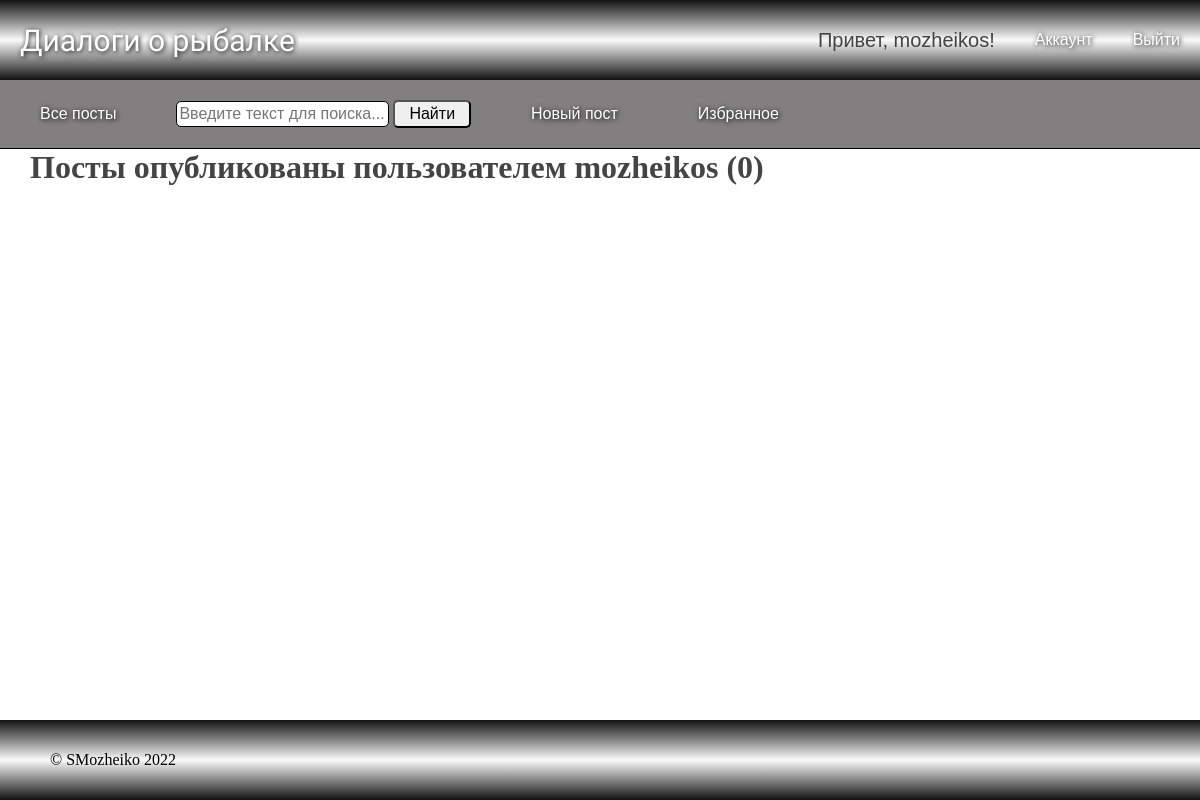
The page /user_posts?username=mozheikos (signed in) on the database as committed earlier.
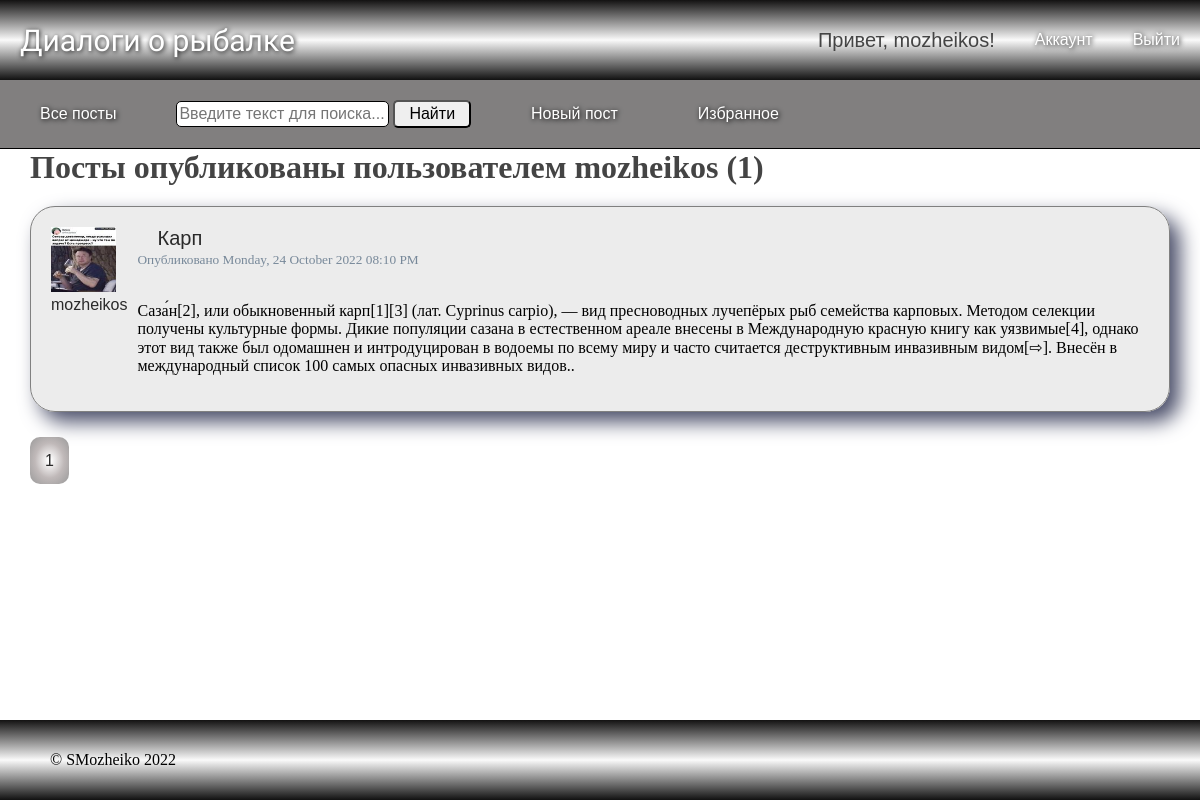
The same page on the database as committed later.
### blog_flask/models.py (models this page shows, shortened)
class SaveMixin:
    def save(self):
        db.session.add(self)
        db.session.commit()

class Post(db.Model, SaveMixin):
    id = db.Column(db.Integer, primary_key=True)
    title = db.Column(db.String(100), nullable=False)
    created_at = db.Column(db.DateTime, nullable=False, default=datetime.datetime.utcnow())
    content = db.Column(db.Text, nullable=False)
    user_id = db.Column(
        db.Integer, db.ForeignKey(
            'user.id',
            ondelete='CASCADE',
            onupdate='CASCADE'
        ), nullable=False
    )
    author = db.relationship(
        User,
        back_populates='posts',
        uselist=False
    )
    comments = db.relationship(
        'Comment',
        back_populates='post',
        uselist=True,
        cascade='all, delete-orphan'
    )
    images = db.relationship(
        'Images',
        back_populates='post',
        uselist=True,
        cascade='all, delete-orphan',
        lazy='select'
    )
    likes = db.relationship(
        'Like',
        back_populates='post',
        uselist=True
    )

class User(db.Model, UserMixin, SaveMixin):
    id = db.Column(db.Integer, primary_key=True)
    username = db.Column(db.String(20), unique=True, nullable=False)
    email = db.Column(db.String(120), unique=True, nullable=False)
    avatar = db.Column(db.String(100), nullable=False, default='default.png')
    password = db.Column(db.String(100), nullable=False)
    posts = db.relationship(
        'Post',
        back_populates='author',
        lazy=True,
        uselist=True,
        cascade='all, delete-orphan'
    )
    comments = db.relationship(
        'Comment',
        back_populates='author',
        lazy=True,
        uselist=True,
        cascade='all, delete-orphan'
    )
    likes = db.relationship(
        'Like',
        back_populates='user',
        uselist=True
    )

### blog_flask/users/routes.py (the view)
@users.route('/user_posts')
def user_posts():
    username = request.args.get('username', type=str)
    page = request.args.get('page', 1, type=int)
    user = User.query.filter_by(username=username).first()
    posts = Post.query.filter_by(author=user).order_by(
        Post.created_at.desc()
    ).paginate(page=page, per_page=5)
    return render_template('user_posts.html', posts=posts, user=user)

### blog_flask/context_processsors.py
class SearchForm(FlaskForm):
    search = StringField(
        label='Поиск',
        validators=[DataRequired()]
    )
    find = SubmitField(
        label='Найти'
    )

### blog_flask/models.py (called while the page is built)
@login_manager.user_loader
def load_user(user_id):
    return User.query.get(int(user_id))

### run.py (called while the page is built)
@app.context_processor
def search():
    form = SearchForm()
    return dict(search=form)

@app.context_processor
def year():
    today_year = datetime.datetime.now().year
    return dict(year=today_year)

### blog_flask/templates/user_posts.html
{% extends "layout.html" %}
{% block content %}
    <h1 class="mb-3">Посты опубликованы пользователем {{ user.username }} ({{ posts.total }})</h1>
    {% for post in posts.items %}
    <div class="content-card">
      <div class="card-author">
        <img class="article-img" src="{{ url_for('static', filename='profile_pictures/' + post.author.avatar) }}">
        <a class="navbar-user card-title card-author" href="{{ url_for('users.user_posts', username=post.author.username) }}" style="margin: 0 auto">{{ post.author.username }}</a>
      </div>
      <div class="card">
        <div class="card-body">
          <h4 class="card-title"><a class="navbar-user card-title" href="{{ url_for('posts.post', post_id=post.id) }}">{{ post.title }}</a></h4>
          <small>Опубликовано {{ post.created_at.strftime('%A, %d %B %Y %I:%M %p') }}</small>
          <br>
          <br>
          <p class="card-text">{{ post.content }}</p>
        </div>
      </div>
    </div>
    {% endfor %}
    <div class="pagination">
        {% for page_num in posts.iter_pages(left_edge=1, right_edge=1, left_current=1, right_current=2) %}
          {% if page_num %}
            {% if posts.page == page_num %}
              <a class="paginate-button selected-page" href="{{ url_for('users.user_posts', username=user.username, page=page_num) }}">{{ page_num }}</a>
            {% else %}
              <a class="paginate-button" href="{{ url_for('users.user_posts', username=user.username, page=page_num) }}">{{ page_num }}</a>
            {% endif %}
          {% else %}
            ...
          {% endif %}
        {% endfor %}
    </div>
{% endblock content %}

Rows that differ between the two databases and show on the page:
added Post: avatar (picture), author.username "mozheikos", title "Карп", created_at "Monday, 24 October 2022 08:10 PM", content "Саза́н[2], или обыкновенный карп[1][3] (лат. Cyprinus carpio), — вид пресноводных лучепёрых рыб семейства карповых. Методом селекции получены культурные формы. Дикие популяции сазана в естественном ареале внесены в Международную красную книгу как уязвимые[4], однако этот вид также был одомашнен и интродуцирован в водоемы по всему миру и часто считается деструктивным инвазивным видом[⇨]. Внесён в международный список 100 самых опасных инвазивных видов.."
Other text that changed with them:
{{ posts.total }}: "0" → "1"
new list line: "1"
